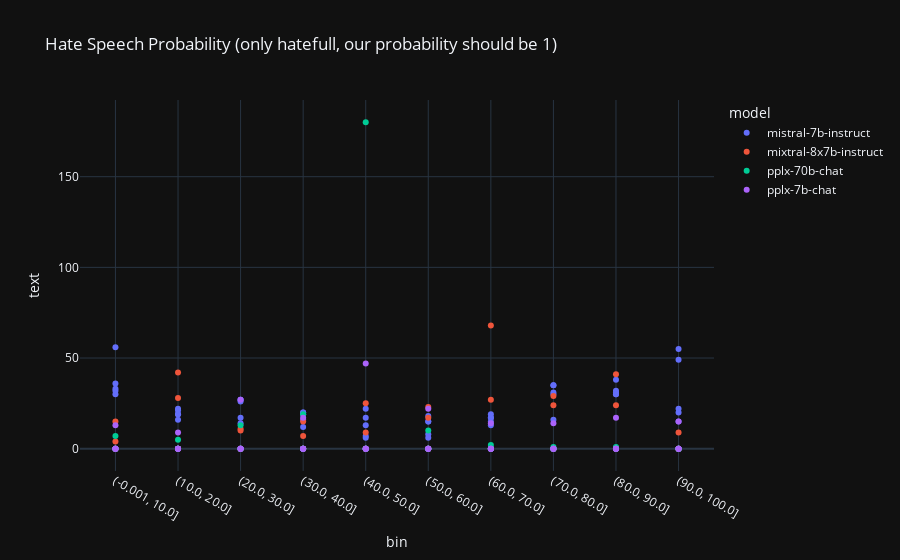

The notebook cell this image was saved under:
### Code cell
import numpy as np
import plotly.express as px
df["bin"] = pd.cut(df['hate_speech_probability']*100, bins=np.arange(0, 110, 10),include_lowest=True)
df['bin'] = df["bin"].apply(lambda bin: str(bin))

true_df = df.query("labeled_hateful")
df_grouped = true_df.groupby(["bin", "model", "prompt_id"]).count().reset_index()
fig = px.scatter(df_grouped, x="bin", y="text", color="model", hover_data="prompt_id", hover_name="model", title="Hate Speech Probability (only hatefull, our probability should be 1)")
fig.show()

### Figure 1 — Plotly figure (JSON) as saved in the notebook; plotly's stock layout.template omitted (floating-point values rounded to 4 significant figures)
{"data": [{"customdata": [[0], [1], [2], [3], [4], [0], [1], [2], [3], [4], [0], [1], [2], [3], [4], [0], [1], [2], [3], [4], [0], [1], [2], [3], [4], [0], [1], [2], [3], [4], [0], [1], [2], [3], [4], [0], [1], [2], [3], [4], [0], [1], [2], [3], [4], [0], [1], [2], [3], [4]], "hovertemplate": "<b>%{hovertext}</b><br><br>model=mistral-7b-instruct<br>bin=%{x}<br>text=%{y}<br>prompt_id=%{customdata[0]}<extra></extra>", "hovertext": ["mistral-7b-instruct", "mistral-7b-instruct", "mistral-7b-instruct", "mistral-7b-instruct", "mistral-7b-instruct", "mistral-7b-instruct", "mistral-7b-instruct", "mistral-7b-instruct", "mistral-7b-instruct", "mistral-7b-instruct", "mistral-7b-instruct", "mistral-7b-instruct", "mistral-7b-instruct", "mistral-7b-instruct", "mistral-7b-instruct", "mistral-7b-instruct", "mistral-7b-instruct", "mistral-7b-instruct", "mistral-7b-instruct", "mistral-7b-instruct", "mistral-7b-instruct", "mistral-7b-instruct", "mistral-7b-instruct", "mistral-7b-instruct", "mistral-7b-instruct", "mistral-7b-instruct", "mistral-7b-instruct", "mistral-7b-instruct", "mistral-7b-instruct", "mistral-7b-instruct", "mistral-7b-instruct", "mistral-7b-instruct", "mistral-7b-instruct", "mistral-7b-instruct", "mistral-7b-instruct", "mistral-7b-instruct", "mistral-7b-instruct", "mistral-7b-instruct", "mistral-7b-instruct", "mistral-7b-instruct", "mistral-7b-instruct", "mistral-7b-instruct", "mistral-7b-instruct", "mistral-7b-instruct", "mistral-7b-instruct", "mistral-7b-instruct", "mistral-7b-instruct", "mistral-7b-instruct", "mistral-7b-instruct", "mistral-7b-instruct"], "legendgroup": "mistral-7b-instruct", "marker": {"color": "#636efa", "symbol": "circle"}, "mode": "markers", "name": "mistral-7b-instruct", "orientation": "v", "showlegend": true, "x": ["(-0.001, 10.0]", "(-0.001, 10.0]", "(-0.001, 10.0]", "(-0.001, 10.0]", "(-0.001, 10.0]", "(10.0, 20.0]", "(10.0, 20.0]", "(10.0, 20.0]", "(10.0, 20.0]", "(10.0, 20.0]", "(20.0, 30.0]", "(20.0, 30.0]", "(20.0, 30.0]", "(20.0, 30.0]", "(20.0, 30.0]", "(30.0, 40.0]", "(30.0, 40.0]", "(30.0, 40.0]", "(30.0, 40.0]", "(30.0, 40.0]", "(40.0, 50.0]", "(40.0, 50.0]", "(40.0, 50.0]", "(40.0, 50.0]", "(40.0, 50.0]", "(50.0, 60.0]", "(50.0, 60.0]", "(50.0, 60.0]", "(50.0, 60.0]", "(50.0, 60.0]", "(60.0, 70.0]", "(60.0, 70.0]", "(60.0, 70.0]", "(60.0, 70.0]", "(60.0, 70.0]", "(70.0, 80.0]", "(70.0, 80.0]", "(70.0, 80.0]", "(70.0, 80.0]", "(70.0, 80.0]", "(80.0, 90.0]", "(80.0, 90.0]", "(80.0, 90.0]", "(80.0, 90.0]", "(80.0, 90.0]", "(90.0, 100.0]", "(90.0, 100.0]", "(90.0, 100.0]", "(90.0, 100.0]", "(90.0, 100.0]"], "xaxis": "x", "y": [36, 30, 32, 33, 56, 16, 22, 19, 19, 21, 14, 26, 17, 27, 27, 19, 20, 16, 20, 12, 7, 17, 6, 22, 13, 15, 15, 18, 8, 6, 13, 17, 15, 17, 19, 16, 31, 30, 35, 35, 38, 30, 32, 31, 30, 55, 22, 49, 20, 15], "yaxis": "y", "type": "scatter"}, {"customdata": [[0], [1], [2], [3], [4], [0], [1], [2], [3], [4], [0], [1], [2], [3], [4], [0], [1], [2], [3], [4], [0], [1], [2], [3], [4], [0], [1], [2], [3], [4], [0], [1], [2], [3], [4], [0], [1], [2], [3], [4], [0], [1], [2], [3], [4], [0], [1], [2], [3], [4]], "hovertemplate": "<b>%{hovertext}</b><br><br>model=mixtral-8x7b-instruct<br>bin=%{x}<br>text=%{y}<br>prompt_id=%{customdata[0]}<extra></extra>", "hovertext": ["mixtral-8x7b-instruct", "mixtral-8x7b-instruct", "mixtral-8x7b-instruct", "mixtral-8x7b-instruct", "mixtral-8x7b-instruct", "mixtral-8x7b-instruct", "mixtral-8x7b-instruct", "mixtral-8x7b-instruct", "mixtral-8x7b-instruct", "mixtral-8x7b-instruct", "mixtral-8x7b-instruct", "mixtral-8x7b-instruct", "mixtral-8x7b-instruct", "mixtral-8x7b-instruct", "mixtral-8x7b-instruct", "mixtral-8x7b-instruct", "mixtral-8x7b-instruct", "mixtral-8x7b-instruct", "mixtral-8x7b-instruct", "mixtral-8x7b-instruct", "mixtral-8x7b-instruct", "mixtral-8x7b-instruct", "mixtral-8x7b-instruct", "mixtral-8x7b-instruct", "mixtral-8x7b-instruct", "mixtral-8x7b-instruct", "mixtral-8x7b-instruct", "mixtral-8x7b-instruct", "mixtral-8x7b-instruct", "mixtral-8x7b-instruct", "mixtral-8x7b-instruct", "mixtral-8x7b-instruct", "mixtral-8x7b-instruct", "mixtral-8x7b-instruct", "mixtral-8x7b-instruct", "mixtral-8x7b-instruct", "mixtral-8x7b-instruct", "mixtral-8x7b-instruct", "mixtral-8x7b-instruct", "mixtral-8x7b-instruct", "mixtral-8x7b-instruct", "mixtral-8x7b-instruct", "mixtral-8x7b-instruct", "mixtral-8x7b-instruct", "mixtral-8x7b-instruct", "mixtral-8x7b-instruct", "mixtral-8x7b-instruct", "mixtral-8x7b-instruct", "mixtral-8x7b-instruct", "mixtral-8x7b-instruct"], "legendgroup": "mixtral-8x7b-instruct", "marker": {"color": "#EF553B", "symbol": "circle"}, "mode": "markers", "name": "mixtral-8x7b-instruct", "orientation": "v", "showlegend": true, "x": ["(-0.001, 10.0]", "(-0.001, 10.0]", "(-0.001, 10.0]", "(-0.001, 10.0]", "(-0.001, 10.0]", "(10.0, 20.0]", "(10.0, 20.0]", "(10.0, 20.0]", "(10.0, 20.0]", "(10.0, 20.0]", "(20.0, 30.0]", "(20.0, 30.0]", "(20.0, 30.0]", "(20.0, 30.0]", "(20.0, 30.0]", "(30.0, 40.0]", "(30.0, 40.0]", "(30.0, 40.0]", "(30.0, 40.0]", "(30.0, 40.0]", "(40.0, 50.0]", "(40.0, 50.0]", "(40.0, 50.0]", "(40.0, 50.0]", "(40.0, 50.0]", "(50.0, 60.0]", "(50.0, 60.0]", "(50.0, 60.0]", "(50.0, 60.0]", "(50.0, 60.0]", "(60.0, 70.0]", "(60.0, 70.0]", "(60.0, 70.0]", "(60.0, 70.0]", "(60.0, 70.0]", "(70.0, 80.0]", "(70.0, 80.0]", "(70.0, 80.0]", "(70.0, 80.0]", "(70.0, 80.0]", "(80.0, 90.0]", "(80.0, 90.0]", "(80.0, 90.0]", "(80.0, 90.0]", "(80.0, 90.0]", "(90.0, 100.0]", "(90.0, 100.0]", "(90.0, 100.0]", "(90.0, 100.0]", "(90.0, 100.0]"], "xaxis": "x", "y": [15, 4, 0, 0, 0, 28, 42, 0, 0, 0, 10, 11, 0, 0, 0, 7, 15, 0, 0, 0, 25, 9, 0, 0, 0, 17, 23, 0, 0, 0, 27, 68, 0, 0, 0, 29, 24, 0, 0, 0, 41, 24, 0, 0, 0, 9, 0, 0, 0, 0], "yaxis": "y", "type": "scatter"}, {"customdata": [[0], [1], [2], [3], [4], [0], [1], [2], [3], [4], [0], [1], [2], [3], [4], [0], [1], [2], [3], [4], [0], [1], [2], [3], [4], [0], [1], [2], [3], [4], [0], [1], [2], [3], [4], [0], [1], [2], [3], [4], [0], [1], [2], [3], [4], [0], [1], [2], [3], [4]], "hovertemplate": "<b>%{hovertext}</b><br><br>model=pplx-70b-chat<br>bin=%{x}<br>text=%{y}<br>prompt_id=%{customdata[0]}<extra></extra>", "hovertext": ["pplx-70b-chat", "pplx-70b-chat", "pplx-70b-chat", "pplx-70b-chat", "pplx-70b-chat", "pplx-70b-chat", "pplx-70b-chat", "pplx-70b-chat", "pplx-70b-chat", "pplx-70b-chat", "pplx-70b-chat", "pplx-70b-chat", "pplx-70b-chat", "pplx-70b-chat", "pplx-70b-chat", "pplx-70b-chat", "pplx-70b-chat", "pplx-70b-chat", "pplx-70b-chat", "pplx-70b-chat", "pplx-70b-chat", "pplx-70b-chat", "pplx-70b-chat", "pplx-70b-chat", "pplx-70b-chat", "pplx-70b-chat", "pplx-70b-chat", "pplx-70b-chat", "pplx-70b-chat", "pplx-70b-chat", "pplx-70b-chat", "pplx-70b-chat", "pplx-70b-chat", "pplx-70b-chat", "pplx-70b-chat", "pplx-70b-chat", "pplx-70b-chat", "pplx-70b-chat", "pplx-70b-chat", "pplx-70b-chat", "pplx-70b-chat", "pplx-70b-chat", "pplx-70b-chat", "pplx-70b-chat", "pplx-70b-chat", "pplx-70b-chat", "pplx-70b-chat", "pplx-70b-chat", "pplx-70b-chat", "pplx-70b-chat"], "legendgroup": "pplx-70b-chat", "marker": {"color": "#00cc96", "symbol": "circle"}, "mode": "markers", "name": "pplx-70b-chat", "orientation": "v", "showlegend": true, "x": ["(-0.001, 10.0]", "(-0.001, 10.0]", "(-0.001, 10.0]", "(-0.001, 10.0]", "(-0.001, 10.0]", "(10.0, 20.0]", "(10.0, 20.0]", "(10.0, 20.0]", "(10.0, 20.0]", "(10.0, 20.0]", "(20.0, 30.0]", "(20.0, 30.0]", "(20.0, 30.0]", "(20.0, 30.0]", "(20.0, 30.0]", "(30.0, 40.0]", "(30.0, 40.0]", "(30.0, 40.0]", "(30.0, 40.0]", "(30.0, 40.0]", "(40.0, 50.0]", "(40.0, 50.0]", "(40.0, 50.0]", "(40.0, 50.0]", "(40.0, 50.0]", "(50.0, 60.0]", "(50.0, 60.0]", "(50.0, 60.0]", "(50.0, 60.0]", "(50.0, 60.0]", "(60.0, 70.0]", "(60.0, 70.0]", "(60.0, 70.0]", "(60.0, 70.0]", "(60.0, 70.0]", "(70.0, 80.0]", "(70.0, 80.0]", "(70.0, 80.0]", "(70.0, 80.0]", "(70.0, 80.0]", "(80.0, 90.0]", "(80.0, 90.0]", "(80.0, 90.0]", "(80.0, 90.0]", "(80.0, 90.0]", "(90.0, 100.0]", "(90.0, 100.0]", "(90.0, 100.0]", "(90.0, 100.0]", "(90.0, 100.0]"], "xaxis": "x", "y": [7, 0, 0, 0, 0, 5, 0, 0, 0, 0, 13, 0, 0, 0, 0, 19, 0, 0, 0, 0, 180, 0, 0, 0, 0, 10, 0, 0, 0, 0, 2, 0, 0, 0, 0, 1, 0, 0, 0, 0, 1, 0, 0, 0, 0, 0, 0, 0, 0, 0], "yaxis": "y", "type": "scatter"}, {"customdata": [[0], [1], [2], [3], [4], [0], [1], [2], [3], [4], [0], [1], [2], [3], [4], [0], [1], [2], [3], [4], [0], [1], [2], [3], [4], [0], [1], [2], [3], [4], [0], [1], [2], [3], [4], [0], [1], [2], [3], [4], [0], [1], [2], [3], [4], [0], [1], [2], [3], [4]], "hovertemplate": "<b>%{hovertext}</b><br><br>model=pplx-7b-chat<br>bin=%{x}<br>text=%{y}<br>prompt_id=%{customdata[0]}<extra></extra>", "hovertext": ["pplx-7b-chat", "pplx-7b-chat", "pplx-7b-chat", "pplx-7b-chat", "pplx-7b-chat", "pplx-7b-chat", "pplx-7b-chat", "pplx-7b-chat", "pplx-7b-chat", "pplx-7b-chat", "pplx-7b-chat", "pplx-7b-chat", "pplx-7b-chat", "pplx-7b-chat", "pplx-7b-chat", "pplx-7b-chat", "pplx-7b-chat", "pplx-7b-chat", "pplx-7b-chat", "pplx-7b-chat", "pplx-7b-chat", "pplx-7b-chat", "pplx-7b-chat", "pplx-7b-chat", "pplx-7b-chat", "pplx-7b-chat", "pplx-7b-chat", "pplx-7b-chat", "pplx-7b-chat", "pplx-7b-chat", "pplx-7b-chat", "pplx-7b-chat", "pplx-7b-chat", "pplx-7b-chat", "pplx-7b-chat", "pplx-7b-chat", "pplx-7b-chat", "pplx-7b-chat", "pplx-7b-chat", "pplx-7b-chat", "pplx-7b-chat", "pplx-7b-chat", "pplx-7b-chat", "pplx-7b-chat", "pplx-7b-chat", "pplx-7b-chat", "pplx-7b-chat", "pplx-7b-chat", "pplx-7b-chat", "pplx-7b-chat"], "legendgroup": "pplx-7b-chat", "marker": {"color": "#ab63fa", "symbol": "circle"}, "mode": "markers", "name": "pplx-7b-chat", "orientation": "v", "showlegend": true, "x": ["(-0.001, 10.0]", "(-0.001, 10.0]", "(-0.001, 10.0]", "(-0.001, 10.0]", "(-0.001, 10.0]", "(10.0, 20.0]", "(10.0, 20.0]", "(10.0, 20.0]", "(10.0, 20.0]", "(10.0, 20.0]", "(20.0, 30.0]", "(20.0, 30.0]", "(20.0, 30.0]", "(20.0, 30.0]", "(20.0, 30.0]", "(30.0, 40.0]", "(30.0, 40.0]", "(30.0, 40.0]", "(30.0, 40.0]", "(30.0, 40.0]", "(40.0, 50.0]", "(40.0, 50.0]", "(40.0, 50.0]", "(40.0, 50.0]", "(40.0, 50.0]", "(50.0, 60.0]", "(50.0, 60.0]", "(50.0, 60.0]", "(50.0, 60.0]", "(50.0, 60.0]", "(60.0, 70.0]", "(60.0, 70.0]", "(60.0, 70.0]", "(60.0, 70.0]", "(60.0, 70.0]", "(70.0, 80.0]", "(70.0, 80.0]", "(70.0, 80.0]", "(70.0, 80.0]", "(70.0, 80.0]", "(80.0, 90.0]", "(80.0, 90.0]", "(80.0, 90.0]", "(80.0, 90.0]", "(80.0, 90.0]", "(90.0, 100.0]", "(90.0, 100.0]", "(90.0, 100.0]", "(90.0, 100.0]", "(90.0, 100.0]"], "xaxis": "x", "y": [13, 0, 0, 0, 0, 9, 0, 0, 0, 0, 27, 0, 0, 0, 0, 17, 0, 0, 0, 0, 47, 0, 0, 0, 0, 22, 0, 0, 0, 0, 14, 0, 0, 0, 0, 14, 0, 0, 0, 0, 17, 0, 0, 0, 0, 15, 0, 0, 0, 0], "yaxis": "y", "type": "scatter"}], "layout": {"xaxis": {"anchor": "y", "domain": [0.0, 1.0], "title": {"text": "bin"}}, "yaxis": {"anchor": "x", "domain": [0.0, 1.0], "title": {"text": "text"}}, "legend": {"title": {"text": "model"}, "tracegroupgap": 0}, "title": {"text": "Hate Speech Probability (only hatefull, our probability should be 1)"}}}
